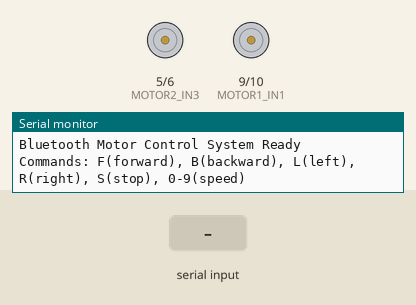
Simulated run of this sketch. Board: Arduino Uno, built with avr-gcc and run on an emulated ATmega328P. Parts: motor-driver pin pairs drawn as motors (green arrow = first pin HIGH = forward, orange = second pin HIGH = backward, longer = more drive), the last lines printed to the serial monitor. The inputs (shaded band) are chosen by the test bench.

Above: at 1.2 s.
1.3 s: "0" received over Serial
2.8 s: "90,45\n" received over Serial
4.3 s: "F90\n" received over Serial
At 5.0 s:
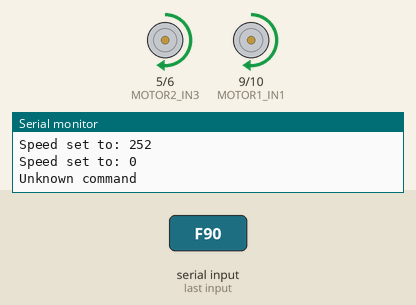
5.8 s: "B90\n" received over Serial
At 6.1 s:
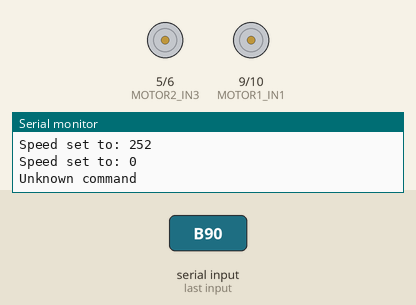
Timing chart, 0 to 8.3 s (numbered marks = the images above; inputs shaded):
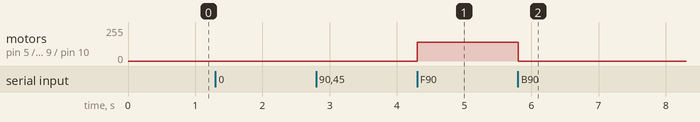

The sketch:

Motor_Control_Main.ino
```cpp
/*
  EROVOUTIKA - Bluetooth DC Motor Control System
  Compatible with Arduino Nano and Uno

  This sketch enables wireless control of DC motors via Bluetooth
  using an HC-05 or HC-06 Bluetooth module.

  Connections:
  - Bluetooth RX to Arduino TX (pin 1)
  - Bluetooth TX to Arduino RX (pin 0)
  - Motor Driver IN1/IN2 to pins 9, 10
  - Motor Driver IN3/IN4 to pins 5, 6
  - Motor Driver GND to Arduino GND
*/

#include <SoftwareSerial.h>

// ============ PIN CONFIGURATION ============
#define BT_RX 0  // Hardware Serial RX
#define BT_TX 1  // Hardware Serial TX

// Motor 1 pins (L298N Motor Driver)
#define MOTOR1_IN1 9   // PWM pin
#define MOTOR1_IN2 10  // PWM pin

// Motor 2 pins (L298N Motor Driver)
#define MOTOR2_IN3 5   // PWM pin
#define MOTOR2_IN4 6   // PWM pin

// ============ MOTOR CONTROL VARIABLES ============
int motor1Speed = 0;
int motor2Speed = 0;
char command = 'S';  // Stop by default

// ============ SETUP ============
void setup() {
  // Initialize Serial communication with Bluetooth module
  Serial.begin(9600);  // HC-05/HC-06 default baud rate

  // Set motor control pins as outputs
  pinMode(MOTOR1_IN1, OUTPUT);
  pinMode(MOTOR1_IN2, OUTPUT);
  pinMode(MOTOR2_IN3, OUTPUT);
  pinMode(MOTOR2_IN4, OUTPUT);

  // Initialize all motors to stop
  stopAllMotors();

  // Debug message
  Serial.println("Bluetooth Motor Control System Ready");
  Serial.println("Commands: F(forward), B(backward), L(left), R(right), S(stop), 0-9(speed)");
}

// ============ MAIN LOOP ============
void loop() {
  // Check if data is available from Bluetooth
  if (Serial.available() > 0) {
    command = Serial.read();

    // Process command
    processCommand(command);
  }
}

// ============ COMMAND PROCESSING ============
void processCommand(char cmd) {
  switch(cmd) {
    case 'F':  // Move Forward
      moveForward(motor1Speed);
      Serial.println("Forward");
      break;

    case 'B':  // Move Backward
      moveBackward(motor1Speed);
      Serial.println("Backward");
      break;

    case 'L':  // Turn Left
      turnLeft(motor1Speed);
      Serial.println("Left");
      break;

    case 'R':  // Turn Right
      turnRight(motor1Speed);
      Serial.println("Right");
      break;

    case 'S':  // Stop
      stopAllMotors();
      Serial.println("Stop");
      break;

    case '0':
    case '1':
    case '2':
    case '3':
    case '4':
    case '5':
    case '6':
    case '7':
    case '8':
    case '9':
      // Speed control (0-9 = 0-255)
      motor1Speed = (cmd - '0') * 28;  // Convert 0-9 to 0-252
      motor2Speed = motor1Speed;
      Serial.print("Speed set to: ");
      Serial.println(motor1Speed);
      break;

    default:
      Serial.println("Unknown command");
      break;
  }
}

// ============ MOTOR CONTROL FUNCTIONS ============

// Move both motors forward
void moveForward(int speed) {
  analogWrite(MOTOR1_IN1, speed);
  analogWrite(MOTOR1_IN2, 0);
  analogWrite(MOTOR2_IN3, speed);
  analogWrite(MOTOR2_IN4, 0);
}

// Move both motors backward
void moveBackward(int speed) {
  analogWrite(MOTOR1_IN1, 0);
  analogWrite(MOTOR1_IN2, speed);
  analogWrite(MOTOR2_IN3, 0);
  analogWrite(MOTOR2_IN4, speed);
}

// Turn left (right motor forward, left motor backward)
void turnLeft(int speed) {
  analogWrite(MOTOR1_IN1, 0);
  analogWrite(MOTOR1_IN2, speed);
  analogWrite(MOTOR2_IN3, speed);
  analogWrite(MOTOR2_IN4, 0);
}

// Turn right (left motor forward, right motor backward)
void turnRight(int speed) {
  analogWrite(MOTOR1_IN1, speed);
  analogWrite(MOTOR1_IN2, 0);
  analogWrite(MOTOR2_IN3, 0);
  analogWrite(MOTOR2_IN4, speed);
}

// Stop all motors
void stopAllMotors() {
  analogWrite(MOTOR1_IN1, 0);
  analogWrite(MOTOR1_IN2, 0);
  analogWrite(MOTOR2_IN3, 0);
  analogWrite(MOTOR2_IN4, 0);
  motor1Speed = 0;
  motor2Speed = 0;
}
```

Measured:
- after the input at 4.3 s, motor on pin 5 (MOTOR2_IN3) / pin 6 (MOTOR2_IN4), motor on pin 9 (MOTOR1_IN1) / pin 10 (MOTOR1_IN2): stopped → forward 140/255 at once
- after the input at 5.8 s, motor on pin 5 (MOTOR2_IN3) / pin 6 (MOTOR2_IN4), motor on pin 9 (MOTOR1_IN1) / pin 10 (MOTOR1_IN2): forward 140/255 → stopped at once
